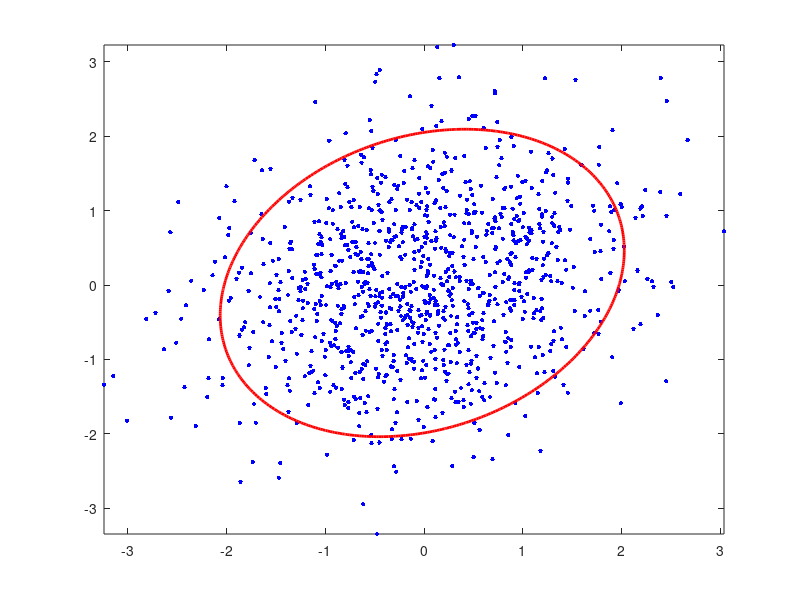

Reproduce this figure in MATLAB.
function covariance_ellipse(Y,std_devs,dot_size,dot_color,line_color,line_width)
%% Draws covariance ellipse around 2-dimensional set of points - by EV
%% INPUTS (REQUIRED):
%% Y - 2-dimensional points - n x 2
%% std_devs - how many standard deviatons should the contour cover (default 3 --- 99% of probability mass)
%% INPUTS (OPTIONAL):
%% dot_size - size of dots
%% dot_color - color of dots
%% line_color - color of contour line
%% line_width - color of contour line

%% by E.V.

if nargin<2
    Y=mvnrnd([0;0],[1 0.2;0.2 1],1000); %% demo points
    std_devs=3; %% 3 standard deviations contour
end

if nargin<3
    dot_size=10;
    dot_color='b';
    line_color='r';
    line_width=2;
end

%%sample grid that covers the range of points
x1 = linspace(min(Y(:,1)),max(Y(:,1)),256); 
x2 = linspace(min(Y(:,2)),max(Y(:,2)),256);
[X1,X2] = meshgrid(x1,x2);
X = [X1(:) X2(:)]; 

%% compute mean and covariance of sample points
mu=mean(Y,1);
sigma=cov(Y);

%% estimate probability contour at grid locations
y = mvnpdf(X,mu,sigma*std_devs);
y = reshape(y,length(x2),length(x1));

%% plot original dots
plot(Y(:,1),Y(:,2),'.','MarkerSize',dot_size,'MarkerEdgeColor',dot_color);
hold on
%% plot the confidence band contour
contour(x1,x2,y,1,'LineColor',line_color,'LineWidth',line_width);
hold off
end